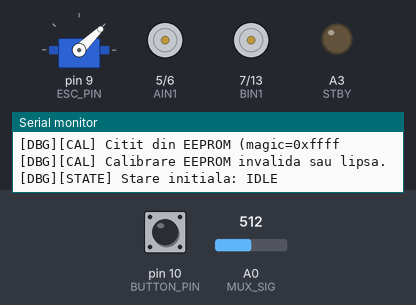
This sketch was run on a simulated Arduino Nano, built with avr-gcc and run on an emulated ATmega328P. Shown: servo, motor-driver pin pairs drawn as motors (green arrow = first pin HIGH = forward, orange = second pin HIGH = backward, longer = more drive, scaled by the enable pin, stopped while the standby pin is LOW), output pins drawn as LEDs (lit = HIGH), the last lines printed to the serial monitor. The test bench sets the inputs (shaded band); at power-on: pin 10 (BUTTON_PIN) HIGH, A0 (MUX_SIG) = 512. EEPROM starts erased; pins used as bus, display or sensor lines are not drawn.

Above: at 1.2 s.
1.3 s: pin 10 (BUTTON_PIN) pulled LOW for 0.15 s
2.9 s: A0 (MUX_SIG) set to 716
5.9 s: pin 10 (BUTTON_PIN) pulsed LOW 5 times (0.12 s each, 0.3 s apart)
At 7.31 s:
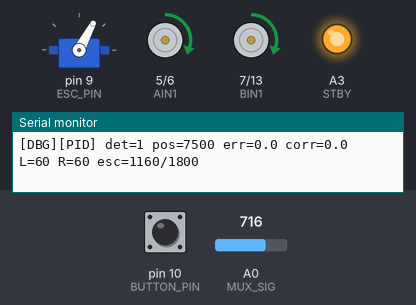
At 9.6 s:
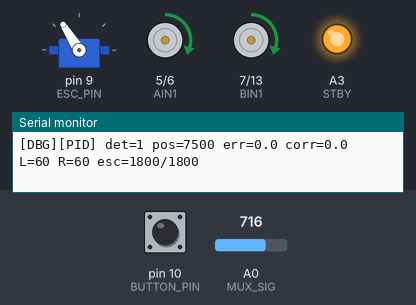
9.8 s: A0 (MUX_SIG) set to 511
At 10.6 s:
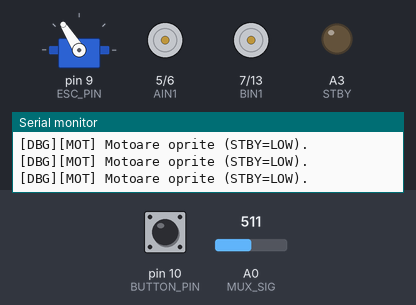
11.3 s: A0 (MUX_SIG) set to 550
14.3 s: A0 (MUX_SIG) set to 574
At 15.4 s:
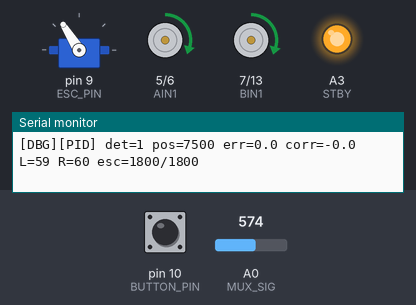
Timing chart, 0 to 16.8 s (numbered marks = the images above; inputs shaded):
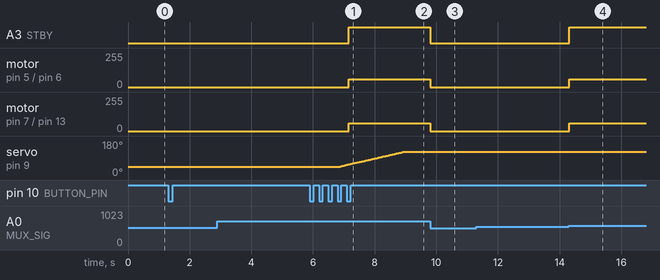

The sketch:

Line_Leader.ino
```cpp
#include "Config.h"
#include "RobotData.h"
#include "Debug.h"
#include "Sensors.h"
#include "Motors.h"
#include "Turbine.h"
#include "Button.h"
#include "PID.h"

void setup() {
#if DEBUG_MODE
  Serial.begin(DEBUG_BAUD);
  const unsigned long serialStart = millis();
  while (!Serial && (millis() - serialStart < 1500UL)) {
    // Short wait for Serial Monitor; does not block indefinitely.
  }
  DBG_PRINTLN(F("=== LINE LEADER BOOT ==="));
#endif

  pinMode(MUX_S0, OUTPUT);
  pinMode(MUX_S1, OUTPUT);
  pinMode(MUX_S2, OUTPUT);
  pinMode(MUX_S3, OUTPUT);

  pinMode(PWMA, OUTPUT);
  pinMode(AIN1, OUTPUT);
  pinMode(AIN2, OUTPUT);
  pinMode(PWMB, OUTPUT);
  pinMode(BIN1, OUTPUT);
  pinMode(BIN2, OUTPUT);
  pinMode(STBY, OUTPUT);
  pinMode(BUTTON_PIN, INPUT_PULLUP);

  setupESC();
  stopMotors();
  stopESC();
  loadCalibration();

  state = IDLE;
  DBG_PRINT(F("[DBG][STATE] Stare initiala: "));
  DBG_PRINTLN(stateToString(state));
}

void loop() {
  // Keep the ESC ramp service running in every robot state.
  updateESC();

  if (buttonPressed()) {
    const RobotState previousState = state;

    switch (state) {
      case IDLE:
        // Click 1: calibrate sensors; turbine remains stopped.
        stopMotors();
        stopESC();
        if (calibrateSensors()) {
          state = INITIALIZATION;
        } else {
          DBG_PRINTLN(F("[DBG][STATE] Calibrarea a esuat -> ramane in IDLE."));
        }
        break;

      case INITIALIZATION:
        // Click 2: request initialization throttle; ramp is non-blocking.
        stopMotors();
        setESCThrottle(ESC_INIT_US);
        state = READY;
        break;

      case READY:
        // Click 3: request run throttle and start line following.
        setESCThrottle(ESC_RUN_US);
        resetPID();
        state = RUNNING;
        break;

      case RUNNING:
        // Click 4: stop drive motors and turbine, return to IDLE.
        stopMotors();
        stopESC();
        state = IDLE;
        break;
    }

    if (state != previousState) {
      DBG_PRINT(F("[DBG][STATE] "));
      DBG_PRINT(stateToString(previousState));
      DBG_PRINT(F(" -> "));
      DBG_PRINTLN(stateToString(state));
    }
  }

  if (state == RUNNING) {
    followLine();
  }
}
```

Button.cpp
```cpp
#include <Arduino.h>
#include "Config.h"
#include "RobotData.h"
#include "Button.h"
#include "Debug.h"

bool buttonPressed() {
  const bool reading = digitalRead(BUTTON_PIN);
  if (reading != lastReading) lastDebounceTime = millis();

  bool pressed = false;
  if (millis() - lastDebounceTime > debounceDelay) {
    if (reading != stableButtonState) {
      stableButtonState = reading;
      if (stableButtonState == LOW) {
        pressed = true;
        DBG_PRINTLN(F("[DBG][BTN] Apasare buton detectata (LOW)."));
      }
    }
  }

  lastReading = reading;
  return pressed;
}
```

Button.h
```cpp
#pragma once
bool buttonPressed();
```

Debug.cpp
```cpp
#include "Config.h"
#include "Debug.h"
#include "Turbine.h"

const char* stateToString(RobotState s) {
  switch (s) {
    case IDLE: return "IDLE";
    case INITIALIZATION: return "INITIALIZATION";
    case READY: return "READY";
    case RUNNING: return "RUNNING";
    default: return "UNKNOWN";
  }
}

void printCalibrationSummary() {
#if DEBUG_MODE
  Serial.println(F("[DBG][CAL] Min / Max per senzor:"));
  for (int i = 0; i < SENSOR_COUNT; i++) {
    Serial.print(F("  S"));
    if (i < 10) Serial.print('0');
    Serial.print(i);
    Serial.print(F(": min="));
    Serial.print(calibration.minValues[i]);
    Serial.print(F(" max="));
    Serial.print(calibration.maxValues[i]);
    Serial.print(F(" span="));
    Serial.println(calibration.maxValues[i] - calibration.minValues[i]);
  }
#endif
}

void printLineTelemetry(int leftSpeed, int rightSpeed, float correction) {
#if DEBUG_MODE
  const unsigned long now = millis();
  if (now - lastDebugPrintTime < DEBUG_PRINT_INTERVAL_MS) return;
  lastDebugPrintTime = now;

  Serial.print(F("[DBG][PID] det="));
  Serial.print(lineDetected ? 1 : 0);
  Serial.print(F(" pos="));
  Serial.print(linePosition);
  Serial.print(F(" err="));
  Serial.print(error, 1);
  Serial.print(F(" corr="));
  Serial.print(correction, 1);
  Serial.print(F(" L="));
  Serial.print(leftSpeed);
  Serial.print(F(" R="));
  Serial.print(rightSpeed);
  Serial.print(F(" esc="));
  Serial.print(escCurrentUs);
  Serial.print('/');
  Serial.println(escTargetUs);
#endif
}
```

Debug.h
```cpp
#pragma once
#include <Arduino.h>
#include "RobotData.h"

#if DEBUG_MODE
  #define DBG_PRINT(x) Serial.print(x)
  #define DBG_PRINTLN(x) Serial.println(x)
#else
  #define DBG_PRINT(x) do {} while (0)
  #define DBG_PRINTLN(x) do {} while (0)
#endif

const char* stateToString(RobotState s);
void printCalibrationSummary();
void printLineTelemetry(int leftSpeed, int rightSpeed, float correction);
```

Motors.cpp
```cpp
#include <Arduino.h>
#include "Config.h"
#include "Motors.h"
#include "Debug.h"

void setMotor(int leftSpeed, int rightSpeed) {
  leftSpeed = constrain(leftSpeed, -255, 255);
  rightSpeed = constrain(rightSpeed, -255, 255);

  digitalWrite(STBY, HIGH);
  digitalWrite(AIN1, leftSpeed >= 0);
  digitalWrite(AIN2, leftSpeed < 0);
  analogWrite(PWMA, abs(leftSpeed));

  digitalWrite(BIN1, rightSpeed >= 0);
  digitalWrite(BIN2, rightSpeed < 0);
  analogWrite(PWMB, abs(rightSpeed));
}

void stopMotors() {
  analogWrite(PWMA, 0);
  analogWrite(PWMB, 0);
  digitalWrite(AIN1, LOW);
  digitalWrite(AIN2, LOW);
  digitalWrite(BIN1, LOW);
  digitalWrite(BIN2, LOW);
  digitalWrite(STBY, LOW);
  DBG_PRINTLN(F("[DBG][MOT] Motoare oprite (STBY=LOW)."));
}
```

Motors.h
```cpp
#pragma once
void setMotor(int leftSpeed, int rightSpeed);
void stopMotors();
```

PID.cpp
```cpp
  #include <Arduino.h>
#include "Config.h"
#include "RobotData.h"
#include "Sensors.h"
#include "Motors.h"
#include "Debug.h"
#include "PID.h"

void resetPID() {
  error = 0;
  previousError = 0;
  integral = 0;
  previousTime = micros();
}

void followLine() {
  readSensors();
  normalizeSensors();
  calculateLinePosition();

  if (!lineDetected) {
    stopMotors();
    printLineTelemetry(0, 0, 0);
    return;
  }

  error = linePosition - 7500;
  const unsigned long currentTime = micros();
  const float dt = (currentTime - previousTime) / 1000000.0f;

  if (dt <= 0 || dt > 0.1f) {
    previousTime = currentTime;
    return;
  }

  integral += error * dt;
  integral = constrain(integral, -10000, 10000);
  const float derivative = (error - previousError) / dt;

  const float correction = Kp * error + Ki * integral + Kd * derivative;
  int leftSpeed = baseSpeed + correction;
  int rightSpeed = baseSpeed - correction;

  leftSpeed = constrain(leftSpeed, -maxSpeed, maxSpeed);
  rightSpeed = constrain(rightSpeed, -maxSpeed, maxSpeed);

  setMotor(leftSpeed, rightSpeed);
  printLineTelemetry(leftSpeed, rightSpeed, correction);

  previousError = error;
  previousTime = currentTime;
}
```

PID.h
```cpp
#pragma once
void resetPID();
void followLine();
```

RobotData.cpp
```cpp
#include "Config.h"
#include "RobotData.h"

int sensorRaw[SENSOR_COUNT] = {0};
int sensorValue[SENSOR_COUNT] = {0};
int sensorMin[SENSOR_COUNT] = {0};
int sensorMax[SENSOR_COUNT] = {0};

int linePosition = 7500;
bool lineDetected = false;

float Kp = PID_KP;
float Ki = PID_KI;
float Kd = PID_KD;
int baseSpeed = PID_BASE_SPEED;
int maxSpeed = PID_MAX_SPEED;

float error = 0;
float previousError = 0;
float integral = 0;
unsigned long previousTime = 0;

CalibrationData calibration = {};
const uint16_t EEPROM_MAGIC_VALUE = EEPROM_MAGIC;

RobotState state = IDLE;

bool lastReading = HIGH;
bool stableButtonState = HIGH;
unsigned long lastDebounceTime = 0;
const unsigned long debounceDelay = 50;

unsigned long lastDebugPrintTime = 0;
```

RobotData.h
```cpp
#pragma once
#include <Arduino.h>
#include "Config.h"

struct CalibrationData {
  uint16_t magic;
  int minValues[SENSOR_COUNT];
  int maxValues[SENSOR_COUNT];
};

enum RobotState {
  IDLE,
  INITIALIZATION,
  READY,
  RUNNING
};

extern int sensorRaw[SENSOR_COUNT];
extern int sensorValue[SENSOR_COUNT];
extern int sensorMin[SENSOR_COUNT];
extern int sensorMax[SENSOR_COUNT];

extern int linePosition;
extern bool lineDetected;

extern float Kp;
extern float Ki;
extern float Kd;
extern int baseSpeed;
extern int maxSpeed;

extern float error;
extern float previousError;
extern float integral;
extern unsigned long previousTime;

extern CalibrationData calibration;
extern const uint16_t EEPROM_MAGIC_VALUE;

extern RobotState state;

extern bool lastReading;
extern bool stableButtonState;
extern unsigned long lastDebounceTime;
extern const unsigned long debounceDelay;

extern unsigned long lastDebugPrintTime;
```

Sensors.cpp
```cpp
#include "Config.h"
#include <EEPROM.h>
#include "RobotData.h"
#include "Sensors.h"
#include "Debug.h"

void selectMuxChannel(byte channel) {
  digitalWrite(MUX_S0, bitRead(channel, 0));
  digitalWrite(MUX_S1, bitRead(channel, 1));
  digitalWrite(MUX_S2, bitRead(channel, 2));
  digitalWrite(MUX_S3, bitRead(channel, 3));
}

void readSensors() {
  for (int i = 0; i < SENSOR_COUNT; i++) {
    selectMuxChannel(i);
    delayMicroseconds(5);
    (void)analogRead(MUX_SIG); // dummy read for ADC settling
    sensorRaw[i] = analogRead(MUX_SIG);
  }
}

void loadCalibration() {
  EEPROM.get(0, calibration);
  DBG_PRINT(F("[DBG][CAL] Citit din EEPROM (magic=0x"));
  DBG_PRINTLN(String(calibration.magic, HEX));

  if (calibrationValid()) {
    DBG_PRINTLN(F("[DBG][CAL] Calibrare EEPROM valida."));
    printCalibrationSummary();
  } else {
    DBG_PRINTLN(F("[DBG][CAL] Calibrare EEPROM invalida sau lipsa."));
  }
}

bool calibrationValid() {
  if (calibration.magic != EEPROM_MAGIC_VALUE) return false;

  for (int i = 0; i < SENSOR_COUNT; i++) {
    if (calibration.maxValues[i] - calibration.minValues[i] < MIN_CALIBRATION_SPAN) {
      return false;
    }
  }
  return true;
}

bool calibrateSensors() {
  DBG_PRINTLN(F("[DBG][CAL] Incepe calibrarea senzorilor (5000 ms)..."));

  for (int i = 0; i < SENSOR_COUNT; i++) {
    sensorMin[i] = 1023;
    sensorMax[i] = 0;
  }

  const unsigned long startTime = millis();
  while (millis() - startTime < CALIBRATION_DURATION_MS) {
    readSensors();
    for (int i = 0; i < SENSOR_COUNT; i++) {
      if (sensorRaw[i] < sensorMin[i]) sensorMin[i] = sensorRaw[i];
      if (sensorRaw[i] > sensorMax[i]) sensorMax[i] = sensorRaw[i];
    }
  }

  for (int i = 0; i < SENSOR_COUNT; i++) {
    const int span = sensorMax[i] - sensorMin[i];
    if (span < MIN_CALIBRATION_SPAN) {
      DBG_PRINT(F("[DBG][CAL][ERR] Senzorul "));
      DBG_PRINT(i);
      DBG_PRINT(F(" are span prea mic: "));
      DBG_PRINT(span);
      DBG_PRINT(F(" (min="));
      DBG_PRINT(sensorMin[i]);
      DBG_PRINT(F(", max="));
      DBG_PRINT(sensorMax[i]);
      DBG_PRINTLN(F(")"));
      return false;
    }
  }

  calibration.magic = EEPROM_MAGIC_VALUE;
  for (int i = 0; i < SENSOR_COUNT; i++) {
    calibration.minValues[i] = sensorMin[i];
    calibration.maxValues[i] = sensorMax[i];
  }

  EEPROM.put(0, calibration);
  DBG_PRINTLN(F("[DBG][CAL] Calibrare reusita si salvata in EEPROM."));
  printCalibrationSummary();
  return true;
}

void normalizeSensors() {
  for (int i = 0; i < SENSOR_COUNT; i++) {
    const int minimum = calibration.minValues[i];
    const int maximum = calibration.maxValues[i];
    const int range = maximum - minimum;

    if (range <= 0) {
      sensorValue[i] = 0;
      continue;
    }

    int value = map(sensorRaw[i], minimum, maximum, 0, 1000);
    value = constrain(value, 0, 1000);
    if (!BLACK_IS_HIGH) value = 1000 - value;
    sensorValue[i] = value;
  }
}

void calculateLinePosition() {
  long weightedSum = 0;
  long totalValue = 0;
  lineDetected = false;

  for (int i = 0; i < SENSOR_COUNT; i++) {
    const int value = sensorValue[i];
    if (value > SENSOR_THRESHOLD) lineDetected = true;
    weightedSum += (long)value * i * 1000L;
    totalValue += value;
  }

  if (totalValue > 0) linePosition = weightedSum / totalValue;
}
```

Sensors.h
```cpp
#pragma once
#include <Arduino.h>

void selectMuxChannel(byte channel);
void readSensors();
void loadCalibration();
bool calibrationValid();
bool calibrateSensors();
void normalizeSensors();
void calculateLinePosition();
```

Turbine.cpp
```cpp
#include "Config.h"
#include <Servo.h>
#include "Turbine.h"
#include "Debug.h"

static Servo esc;
bool escInitialized = false;
bool escEnabled = false;
int escTargetUs = ESC_MIN_US;
int escCurrentUs = ESC_MIN_US;
static unsigned long lastEscRampTime = 0;

void setupESC() {
  esc.attach(ESC_PIN);
  escCurrentUs = ESC_MIN_US;
  escTargetUs = ESC_MIN_US;
  esc.writeMicroseconds(escCurrentUs);
  escInitialized = true;
  escEnabled = false;

  DBG_PRINT(F("[DBG][ESC] Atasat pe pin "));
  DBG_PRINT(ESC_PIN);
  DBG_PRINT(F(" cu semnal initial "));
  DBG_PRINT(ESC_MIN_US);
  DBG_PRINTLN(F(" us"));
}

void setESCThrottle(int targetUs) {
  escTargetUs = constrain(targetUs, ESC_MIN_US, 2000);
  escEnabled = (escTargetUs > ESC_MIN_US);

  DBG_PRINT(F("[DBG][ESC] Nou target setat: "));
  DBG_PRINT(escTargetUs);
  DBG_PRINT(F(" us (curent: "));
  DBG_PRINT(escCurrentUs);
  DBG_PRINTLN(F(" us)"));
}

void updateESC() {
  if (!escInitialized) return;

  const unsigned long now = millis();
  if (now - lastEscRampTime < ESC_RAMP_INTERVAL_MS) return;
  lastEscRampTime = now;

  const int previousUs = escCurrentUs;

  if (escCurrentUs < escTargetUs) {
    escCurrentUs += ESC_RAMP_STEP;
    if (escCurrentUs > escTargetUs) escCurrentUs = escTargetUs;
  } else if (escCurrentUs > escTargetUs) {
    escCurrentUs -= ESC_RAMP_STEP;
    if (escCurrentUs < escTargetUs) escCurrentUs = escTargetUs;
  }

  if (escCurrentUs != previousUs) {
    esc.writeMicroseconds(escCurrentUs);
    escEnabled = (escCurrentUs > ESC_MIN_US);

    if (escCurrentUs == escTargetUs) {
      DBG_PRINT(F("[DBG][ESC] Tinta atinsa: "));
      DBG_PRINT(escCurrentUs);
      DBG_PRINTLN(F(" us"));
    }
  }
}

void stopESC() {
  escEnabled = false;
  escTargetUs = ESC_MIN_US;
  escCurrentUs = ESC_MIN_US;
  if (escInitialized) esc.writeMicroseconds(ESC_MIN_US);
  DBG_PRINTLN(F("[DBG][ESC] Oprit (1000 us)"));
}
```

Turbine.h
```cpp
#pragma once
#include <Arduino.h>

extern bool escInitialized;
extern bool escEnabled;
extern int escTargetUs;
extern int escCurrentUs;

void setupESC();
void setESCThrottle(int targetUs);
void updateESC();
void stopESC();
```

Config.h
```cpp
#pragma once

// =====================================================
// LINE LEADER - HARDWARE AND TUNING CONFIGURATION
// Board: Arduino Nano
// =====================================================

// Debug
#define DEBUG_MODE true
#define DEBUG_BAUD 115200UL
#define DEBUG_PRINT_INTERVAL_MS 100UL

// 16-channel analog multiplexer
#define MUX_SIG A0
#define MUX_S0 2
#define MUX_S1 4
#define MUX_S2 8
#define MUX_S3 12
#define SENSOR_COUNT 16

// TB6612FNG
#define PWMA 3
#define AIN1 5
#define AIN2 6
#define PWMB 11
#define BIN1 7
#define BIN2 13
#define STBY A3

// Button and ESC
#define BUTTON_PIN 10
#define ESC_PIN 9

// Sensor configuration
#define BLACK_IS_HIGH true
#define SENSOR_THRESHOLD 250

// ESC configuration (microseconds)
#define ESC_MIN_US 1000
#define ESC_INIT_US 1800
#define ESC_RUN_US 1800
#define ESC_RAMP_STEP 10
#define ESC_RAMP_INTERVAL_MS 25UL

// PID tuning - edit these values when tuning the robot
#define PID_KP 2.8f
#define PID_KI 0.0002f
#define PID_KD 1.4f
#define PID_BASE_SPEED 60
#define PID_MAX_SPEED 100

// Calibration
#define EEPROM_MAGIC 0x4C4C
#define MIN_CALIBRATION_SPAN 30
#define CALIBRATION_DURATION_MS 5000UL
```

Measured:
- the behaviour switches between 563 and 564 on A0 (MUX_SIG) (found by bisection; images 3 and 4)
- after the input at 2.9 s, every drawn part: stays the same
- after the input at 5.9 s, A3 (STBY): LOW → HIGH after 1.3 s; motor on pin 5 (AIN1) / pin 6 (AIN2), motor on pin 7 (BIN1) / pin 13 (BIN2): stopped → forward 60/255 after 1.3 s; servo on pin 9 (ESC_PIN): moves from 44° to 122° over 2.1 s, starting after 0.96 s
- after the input at 9.8 s, A3 (STBY): HIGH → LOW at once; motor on pin 5 (AIN1) / pin 6 (AIN2), motor on pin 7 (BIN1) / pin 13 (BIN2): forward 60/255 → stopped at once
- after the input at 14.3 s, A3 (STBY): LOW → HIGH at once; motor on pin 5 (AIN1) / pin 6 (AIN2): stopped → forward 59/255 at once; motor on pin 7 (BIN1) / pin 13 (BIN2): stopped → forward 60/255 at once
